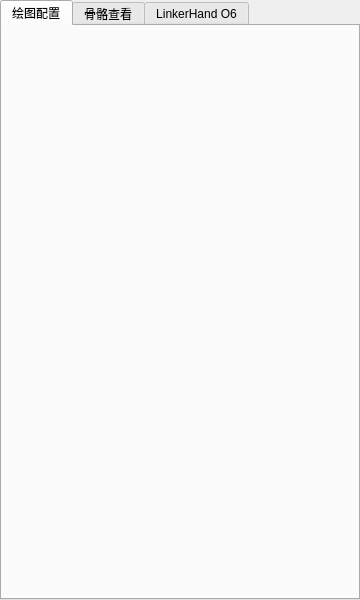
<?xml version="1.0" encoding="UTF-8"?>
<ui version="4.0">
 <class>RightPanel</class>
 <widget class="QWidget" name="RightPanel">
  <property name="geometry">
   <rect>
    <x>0</x>
    <y>0</y>
        <width>360</width>
    <height>600</height>
   </rect>
  </property>
  <property name="minimumSize">
   <size>
        <width>300</width>
    <height>0</height>
   </size>
  </property>
  <property name="maximumSize">
   <size>
    <width>16777215</width>
    <height>16777215</height>
   </size>
  </property>
  <property name="sizePolicy">
   <sizepolicy hsizetype="Expanding" vsizetype="Expanding">
    <horstretch>0</horstretch>
    <verstretch>0</verstretch>
   </sizepolicy>
  </property>
  <layout class="QVBoxLayout" name="rootLayout">
   <property name="leftMargin">
    <number>0</number>
   </property>
   <property name="topMargin">
    <number>0</number>
   </property>
   <property name="rightMargin">
    <number>0</number>
   </property>
   <property name="bottomMargin">
    <number>0</number>
   </property>
   <item>
    <widget class="QTabWidget" name="tab_widget">
     <property name="currentIndex">
      <number>0</number>
     </property>
     <widget class="QWidget" name="tab_draw_config">
      <attribute name="title">
       <string>绘图配置</string>
      </attribute>
      <layout class="QVBoxLayout" name="layout_tab_draw_config">
       <property name="leftMargin">
        <number>0</number>
       </property>
       <property name="topMargin">
        <number>0</number>
       </property>
       <property name="rightMargin">
        <number>0</number>
       </property>
       <property name="bottomMargin">
        <number>0</number>
       </property>
      </layout>
     </widget>
     <widget class="QWidget" name="tab_bone_viewer">
      <attribute name="title">
       <string>骨骼查看</string>
      </attribute>
      <layout class="QVBoxLayout" name="layout_tab_bone_viewer">
       <property name="leftMargin">
        <number>0</number>
       </property>
       <property name="topMargin">
        <number>0</number>
       </property>
       <property name="rightMargin">
        <number>0</number>
       </property>
       <property name="bottomMargin">
        <number>0</number>
       </property>
      </layout>
     </widget>
     <widget class="QWidget" name="tab_linker_hand">
      <attribute name="title">
       <string>LinkerHand O6</string>
      </attribute>
      <layout class="QVBoxLayout" name="layout_tab_linker_hand">
       <property name="leftMargin">
        <number>0</number>
       </property>
       <property name="topMargin">
        <number>0</number>
       </property>
       <property name="rightMargin">
        <number>0</number>
       </property>
       <property name="bottomMargin">
        <number>0</number>
       </property>
      </layout>
     </widget>
    </widget>
   </item>
  </layout>
 </widget>
 <resources/>
 <connections/>
</ui>
